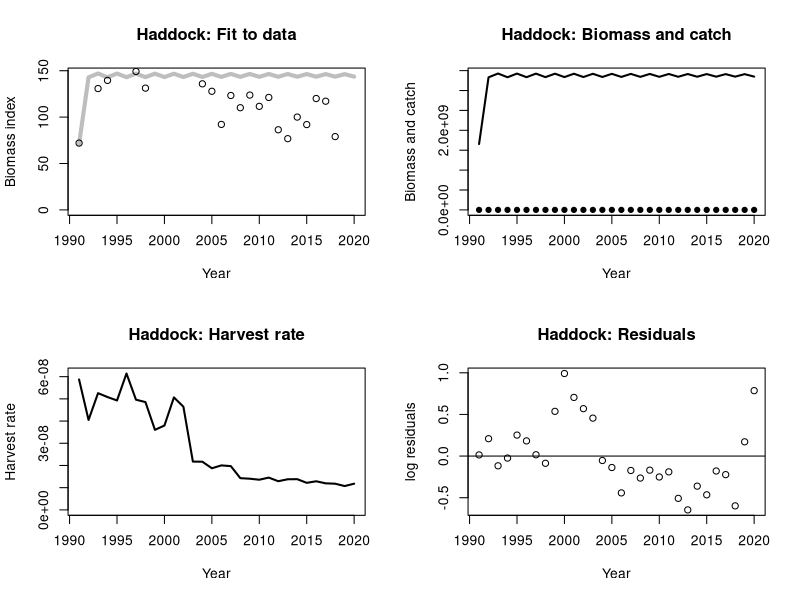
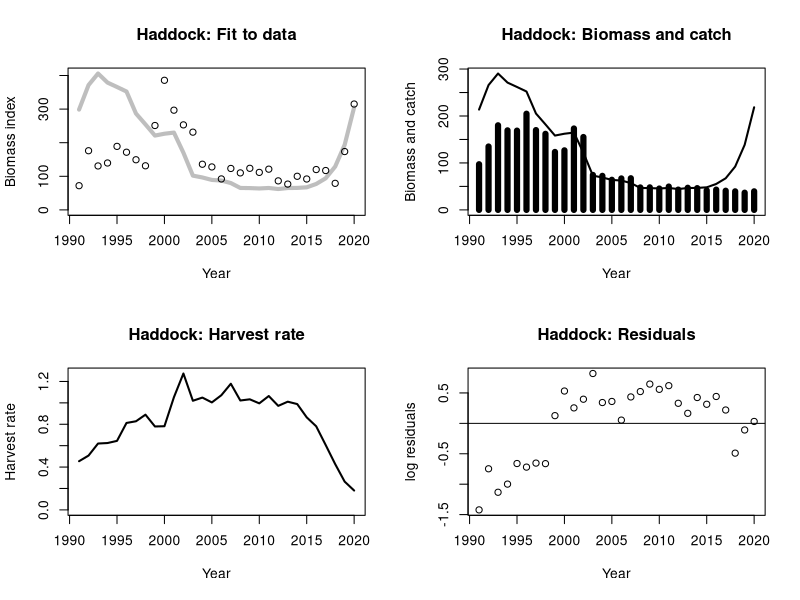
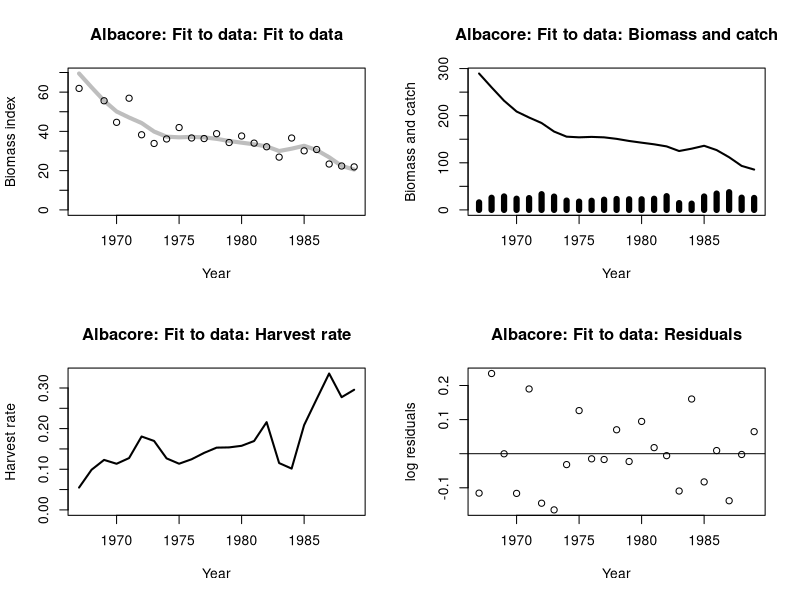
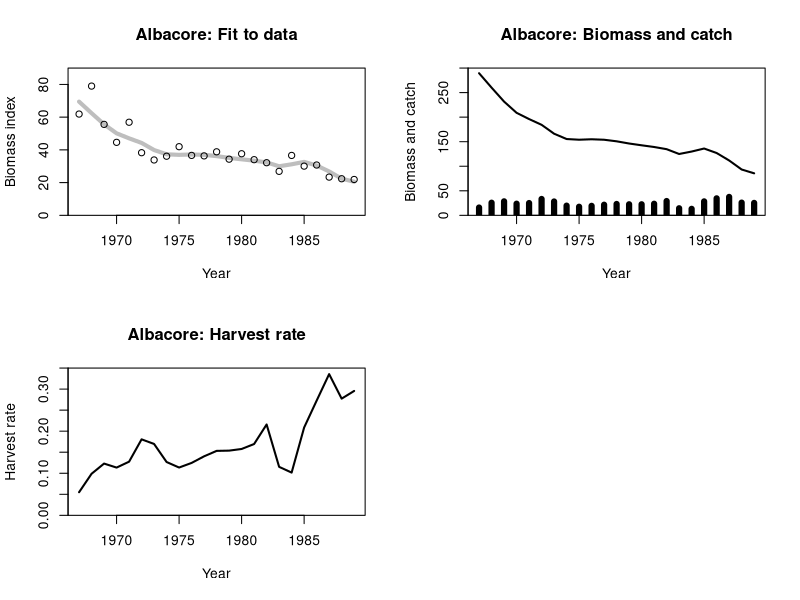
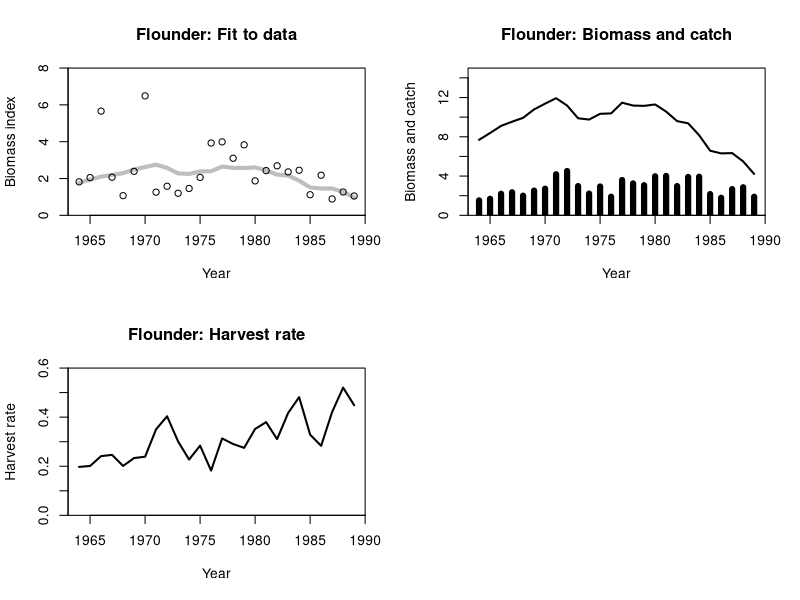
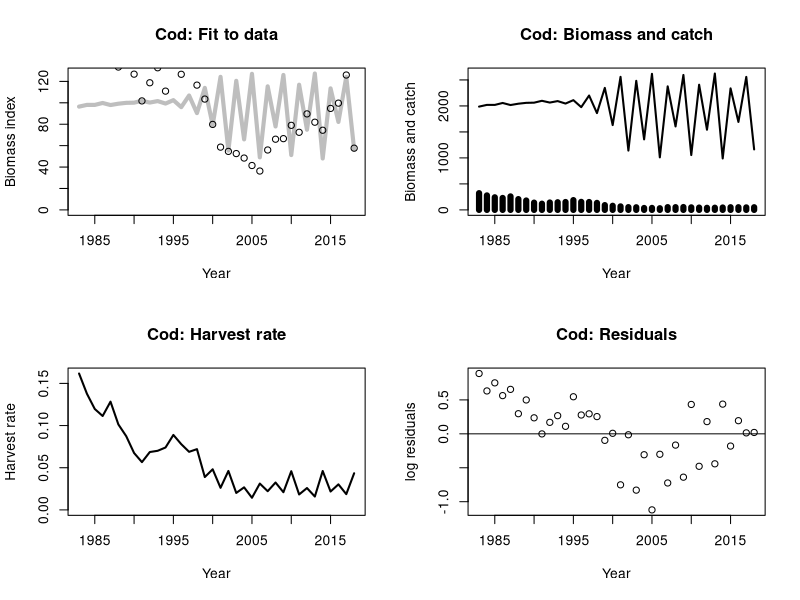
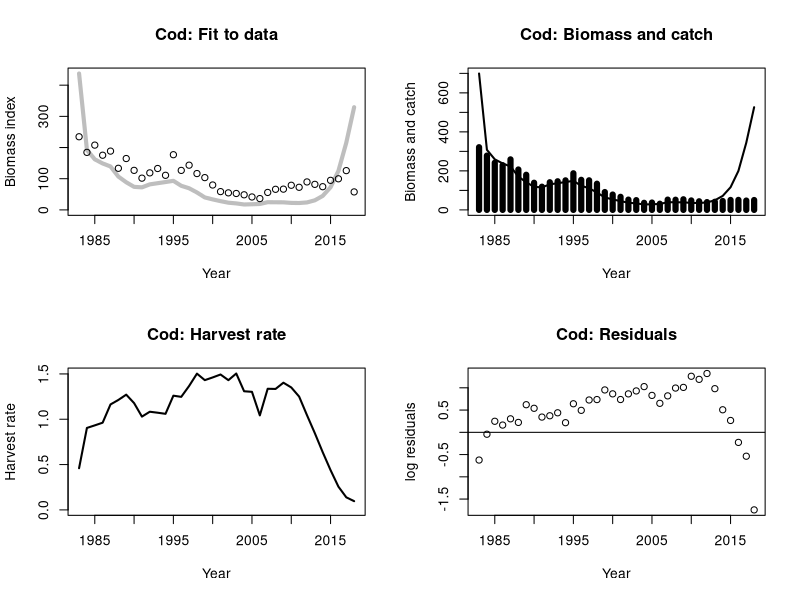
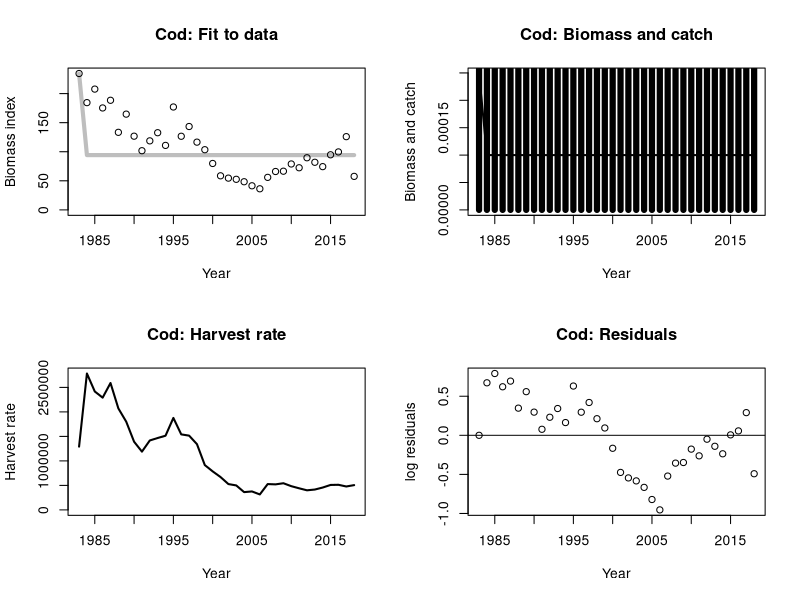

These figures' R source, in order:
Schaefer <- function(par, data, verbose = FALSE) {
  # extract parameters
  r <- exp(par[["logr"]])
  K <- exp(par[["logK"]])
  Binit <- exp(par[["logBinit"]])
  q <- exp(par[["logq"]])

  # extract data
  year <- data$Year
  C <- data$Catch
  I <- data$Index

  # useful variables
  n <- length(year)
  B <- numeric(n)

  # create population from catch data and model parameters
  B[1] <- Binit
  for (i in 1:(n - 1))
  {
    B[i + 1] <- max(B[i] + r * B[i] * (1 - B[i] / K) - C[i], 1e-4)
  }
  Ifit <- q * B

  # get residuals and sums of squares
  res <- log(I) - log(Ifit) # log(I / Ifit)
  RSS <- sum(res^2)

  if (verbose) {
    # make useful summaries
    pars <- c(r = r, K = K, Binit = Binit, q = q)
    refpts <- c(HRmsy = 0.5 * r, Bmsy = 0.5 * K, MSY = 0.25 * r * K)

    list(B = B, HR = C / B, Ifit = Ifit, res = res, pars = pars, refpts = refpts, RSS = RSS)
  } else {
    RSS
  }
}

plot_shaefer <- function(fit, data, main) {
  oldpar <- par(mfrow = c(2, 2))

  plot(data$Year, fit$Ifit,
    ylim = c(0, max(fit$Ifit)), type = "l", lwd = 4,
    col = "gray", xlab = "Year", ylab = "Biomass index",
    main = paste0(main, ": Fit to data")
  )
  points(Index ~ Year, data)

  plot(data$Year, fit$B,
    type = "l", ylim = c(0, max(fit$B)), lwd = 2,
    xlab = "Year", ylab = "Biomass and catch", main = paste0(main, ": Biomass and catch")
  )
  points(Catch ~ Year, data, type = "h", lwd = 6)

  plot(data$Year, fit$HR,
    ylim = c(0, max(fit$HR)), type = "l",
    lwd = 2, xlab = "Year", ylab = "Harvest rate", main = paste0(main, ": Harvest rate")
  )

  plot(data$Year, fit$res,
    xlab = "Year", ylab = "log residuals",
    main = paste0(main, ": Residuals")
  )
  abline(h = 0)

  par(oldpar)
}

################################################################################
## Norther Shelf Haddock


haddock <- read.csv("04_Biomass_dynamics/haddock.csv", header=TRUE)

init <-
  c(
    logr = log(1.000),
    logK = log(8 * mean(haddock$Catch)),
    logBinit = log(4 * mean(haddock$Catch)),
    logq = log(haddock$Index[1] / (4 * mean(haddock$Catch)))
  )

Schaefer(par = init, haddock)
opt <- optim(init, Schaefer, data = haddock)
opt
fit <- Schaefer(opt$par, haddock, verbose = TRUE)


plot_shaefer(fit, haddock, main = "Haddock")

fit$pars
fit$refpts



# different initial values?
init2 <-
  c(
    logr = log(1),
    logK = log(950),
    logBinit = log(500),
    logq = log(3)
  )

opt2 <- nlminb(init2, Schaefer, data = haddock, control = list(eval.max = 1e6, iter.max = 1e6))
opt2

fit2 <- Schaefer(opt2$par, haddock, verbose = TRUE)
plot_shaefer(fit2, haddock, main = "Haddock")




################################################################################
## South Atlantic albacore

albacore <- read.table("04_Biomass_dynamics/albacore.dat", header=TRUE)
init <- c(logr=log(0.5), logK=log(200), logBinit=log(100), logq=log(0.5))

Schaefer(par=init, albacore)
optim(init, Schaefer, data=albacore)
est <- optim(init, Schaefer, data=albacore)$par
fit <- Schaefer(est, albacore, verbose=TRUE)

plot_shaefer(fit, albacore, main = "Albacore: Fit to data")

par(mfrow=c(2,2))

plot(albacore$Year, fit$Ifit, ylim=c(0,90), yaxs="i", type="l", lwd=4,
     col="gray", xlab="Year", ylab="Biomass index",
     main="Albacore: Fit to data")
points(Index~Year, albacore)

plot(albacore$Year, fit$B, type="l", ylim=c(0,300), yaxs="i", lwd=2,
     xlab="Year", ylab="Biomass and catch", main="Albacore: Biomass and catch")
points(Catch~Year, albacore, type="h", lwd=6)

plot(albacore$Year, fit$HR, ylim=c(0,0.35), yaxs="i", type="l",
     lwd=2, xlab="Year", ylab="Harvest rate", main="Albacore: Harvest rate")

fit$pars
fit$refpts

################################################################################
## Georges Bank winter flounder

flounder <- read.table("flounder.dat", header=TRUE)

K.init <- 8 * mean(flounder$Catch)
B.init <- 0.5 * K.init
q.init <- flounder$Index[1] / B.init
init <- c(logr=log(0.5), logK=log(K.init),
          logBinit=log(B.init), logq=log(q.init))

Schaefer(par=init, flounder)
optim(init, Schaefer, data=flounder)
optim(init, Schaefer, data=flounder, method="Nelder-Mead",
      control=list(maxit=1e5, reltol=1e-10))
nlminb(init, Schaefer, data=flounder, control=list(eval.max=1e4, iter.max=1e4))
est <- nlminb(init, Schaefer, data=flounder,
              control=list(eval.max=1e4, iter.max=1e4))$par
fit <- Schaefer(est, flounder, verbose=TRUE)

par(mfrow=c(2,2))

plot(flounder$Year, fit$Ifit, ylim=c(0,8), yaxs="i", lwd=4, col="gray",
     type="l", xlab="Year", ylab="Biomass index", main="Flounder: Fit to data")
points(Index~Year, flounder)

plot(flounder$Year, fit$B, type="l", ylim=c(0,15), yaxs="i", lwd=2,
     xlab="Year", ylab="Biomass and catch", main="Flounder: Biomass and catch")
points(Catch~Year, flounder, type="h", lwd=6)

plot(flounder$Year, fit$HR, ylim=c(0,0.6), yaxs="i", type="l",
     lwd=2, xlab="Year", ylab="Harvest rate", main="Flounder: Harvest rate")

t(fit$pars)
t(fit$refpts)


################################################################################
## Cod

cod <- read.csv("04_Biomass_dynamics/cod.csv", header=TRUE)
init <- c(logr     = log(1.000),
          logK     = log(8*mean(cod$Catch)),
          logBinit = log(4*mean(cod$Catch)),
          logq     = log(cod$Index[1] / (4*mean(cod$Catch)))
          )

Schaefer(par=init, cod)
opt <- optim(init, Schaefer, data=cod)
opt
fit <- Schaefer(opt$par, cod, verbose=TRUE)
exp(opt$par)

plot_shaefer(fit, cod, main = "Cod")

fit$pars
fit$refpts

# use contstraints ?
lower <- c(logr=log(.8), logK=log(500), logBinit=log(300), logq=log(.2))
upper <- c(logr=log(1.5), logK=log(1000), logBinit=log(700), logq=log(.9))

opt <- nlminb(init, Schaefer, data=cod, lower = lower, upper = upper, control=list(eval.max=1e4, iter.max=1e4))
opt

exp(opt$par)

fit <- Schaefer(opt$par, cod, verbose=TRUE)

plot_shaefer(fit, cod, main = "Cod")

fit$pars
fit$refpts


# initialise at nlminb solution?
opt <- optim(init, Schaefer, data=cod, method = "BFGS")
opt

opt <- optim(opt$par, Schaefer, data=cod, method = "Nelder-Mead")
opt

fit <- Schaefer(opt$par, cod, verbose=TRUE)

plot_shaefer(fit, cod, main = "Cod")

fit$pars
fit$refpts



# initialise at solver solution ?
init <- c(logr=log(1.02798251784361), logK=log(920.324078858206), logBinit=log(460.961477373726), logq=log(0.729428157796693))

opt <- optim(init, Schaefer, data=cod)
opt
fit <- Schaefer(opt$par, cod, verbose=TRUE)
exp(opt$par)

plot_shaefer(fit, cod, main = "Cod")

fit$pars
fit$refpts


# try a different optimiser - this is the best fit... but is it sensible?
set.seed(15) # this optimiser is simulation based and the fits can depend on the random seed
             # if the model does not fit that well
opt <- optim(init, Schaefer, data=cod, method = "SANN")
opt
fit <- Schaefer(opt$par, cod, verbose=TRUE)
exp(opt$par)

plot_shaefer(fit, cod, main = "Cod")

fit$pars
fit$refpts
